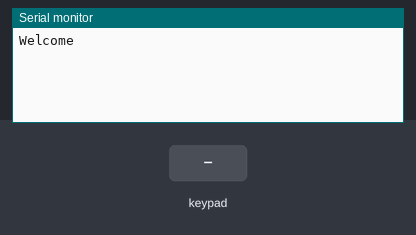
Bench run of a sketch on a simulated Arduino Mega 2560, built with avr-gcc and run on an emulated ATmega2560. On the bench: the last lines printed to the serial monitor. The test bench sets the inputs (shaded band).

Above: at 1.2 s.
1.3 s: key '1' pressed
At 2.2 s:
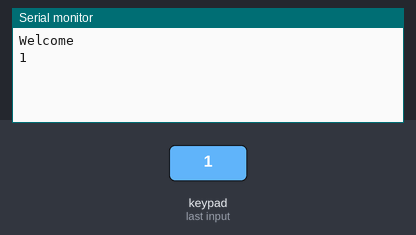
2.8 s: keypad keys 2 2 2 4 2 6 = pressed 0.4 s apart
At 6.1 s:
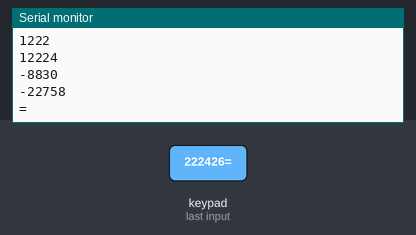
Timing chart, 0 to 7.6 s (numbered marks = the images above; inputs shaded):
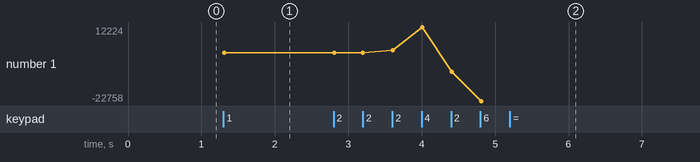

The sketch:

DaltonsCalculator.ino
```cpp
/* @file CustomKeypad.pde
|| @version 1.0
|| @author Alexander Brevig
|| @contact alexanderbrevig@gmail.com
||
|| @description
|| | Demonstrates changing the keypad size and key values.
|| #
*/
#include <Keypad.h>

const byte ROWS = 4; //four rows
const byte COLS = 3; //four columns
//define the cymbols on the buttons of the keypads
char hexaKeys[ROWS][COLS] = {
  {'1','2','3'},
  {'4','5','6'},
  {'7','0','+'},
  {'=','D','E'}
};
byte rowPins[ROWS] = {23, 25, 27, 29}; //connect to the row pinouts of the keypad
byte colPins[COLS] = {22, 24, 26}; //connect to the column pinouts of the keypad

//initialize an instance of class NewKeypad
Keypad customKeypad = Keypad( makeKeymap(hexaKeys), rowPins, colPins, ROWS, COLS);

void setup(){
  Serial.begin(9600);
}

  char customKey=0;
  int Number=0;
  int Num1=0;
  int Num2=0;
  int Keypress=0;
  char Action=0;


void loop()
{
Serial.println("Welcome");
while (customKey!='=')
{

  customKey = customKeypad.getKey();

if (customKey!=0){
    //Serial.println(customKey);
    Keypress=customKey-48;
    //Serial.println(Keypress);

    if (Keypress >=0 && Keypress <10)
    {
      if (Number==0)
      Number=Keypress;
      else
      Number=(Number*10)+Keypress;
      Serial.println(Number);
    }

    if (customKey=='+'||customKey=='-'||customKey=='*'||customKey=='÷'&&Num1==0)
    {
    Action=customKey;
    Serial.println(Action);
    Num1=Number;
    Number=0;
    Keypress=0;
    customKey=0;
    }

    if (customKey=='+'||customKey=='-'||customKey=='*'||customKey=='÷'&&Num1!=0)
    {
      customKey='=';
    }


  }


  }


    Serial.println(customKey);
    Num2=Number;
    if (Action=='+')
    Serial.println(Num1+Num2);
    if (Action=='-')
    Serial.println(Num1-Num2);
    if (Action=='*')
    Serial.println(Num1*Num2);
    if (Action=='÷')
    Serial.println(Num1/Num2);
    delay(50000);


}
```

Measured:
- after the input at 1.3 s, the serial monitor: prints a new line at once (image 1)
- after the input at 2.8 s, the serial monitor: prints a new line at once (image 2)
- plotted number 1: 1 → -22758 after the input at 2.8 s
